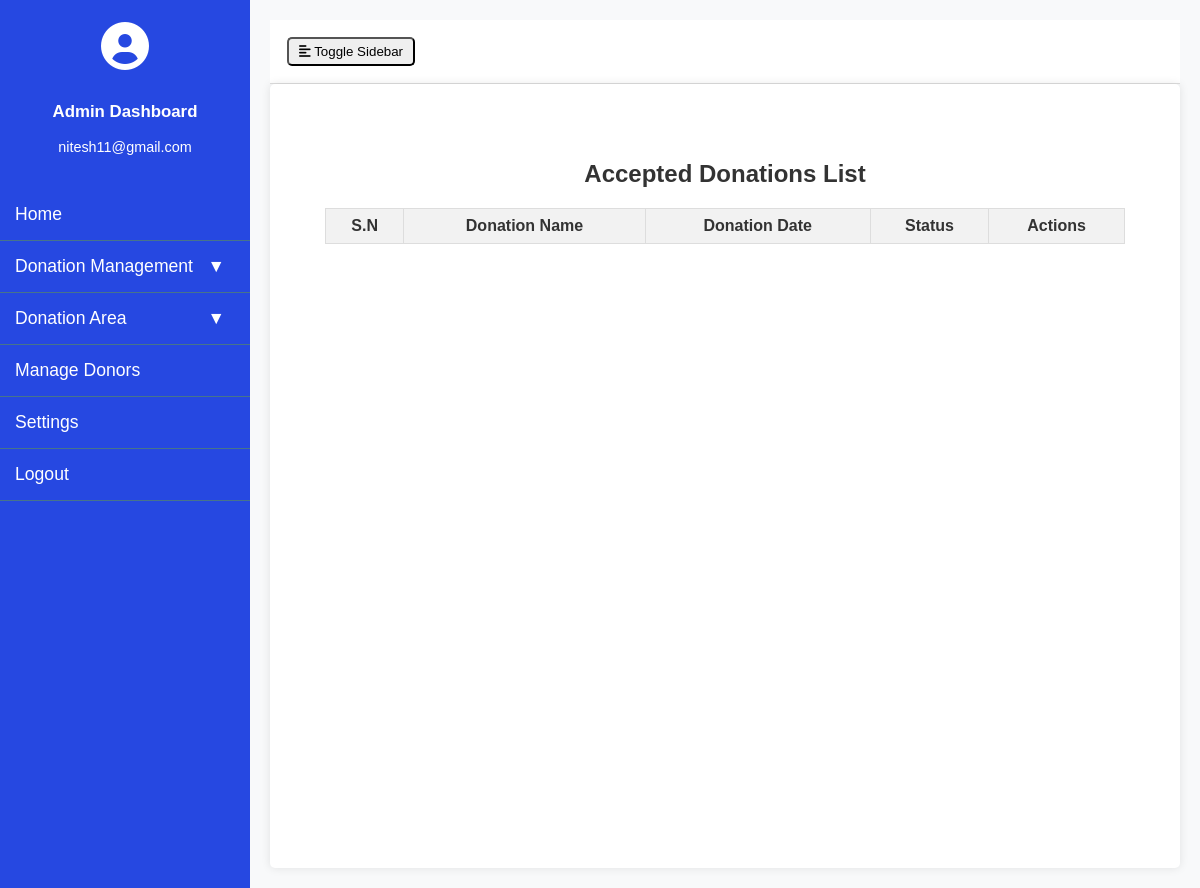
The page /accepted_donations/ (signed in) on the database as committed earlier.
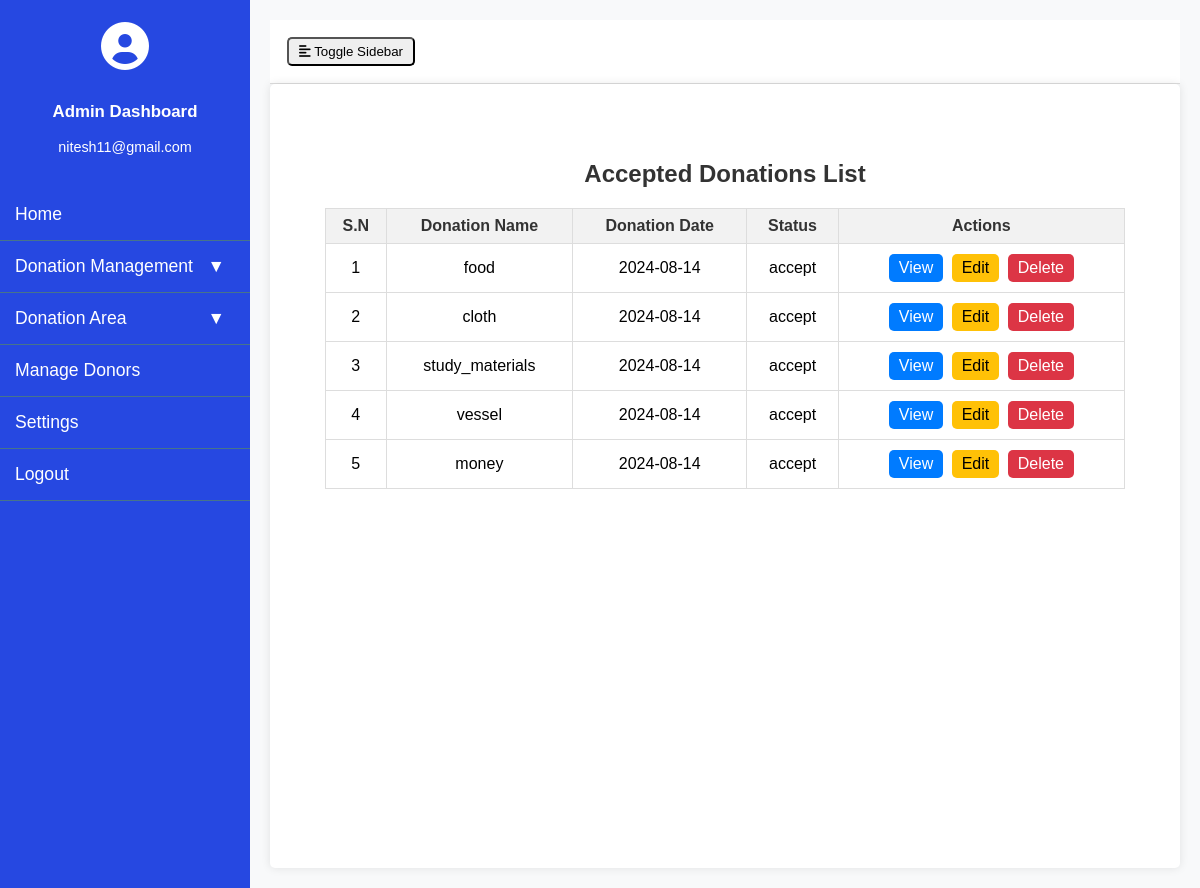
The same page on the database as committed later.
### donor_management/models.py (models this page shows, shortened)
class Donation(models.Model):
    STATUS_CHOICES = [
        ('success', 'Success'),
        ('pending', 'Pending'),
        ('failed', 'Failed')
    ]
    donor = models.ForeignKey(Donor, on_delete=models.CASCADE)
    donation_name = models.CharField(max_length=300, null=True)
    donation_pic = models.FileField(null=True)
    collection_loc = models.CharField(max_length=300, null=True)
    description = models.CharField(max_length=500, null=True)
    status = models.CharField(max_length=20, choices=STATUS_CHOICES, default='pending')
    admin_remarks = models.CharField(max_length=500, null=True)
    volunteer = models.ForeignKey(Volunteer, on_delete=models.CASCADE, null=True)
    volunteer_remarks = models.CharField(max_length=500, null=True)
    donation_area = models.ForeignKey(DonationArea, on_delete=models.CASCADE, null=True)
    donation_date = models.DateTimeField(auto_now_add=True)
    created_at = models.DateTimeField(auto_now_add=True)
    updated_at = models.DateTimeField(auto_now=True)

### Charity_Project/views.py (the view)
# urls.py: path('accepted_donations/', accepted_donations, name='accepted_donations'),
def accepted_donations(request):
    if not request.user.is_authenticated:
        return redirect('admin_login')
    donations = Donation.objects.filter(status='accept')
    return render(request, 'accepted_donations.html',  locals())

### Charity_Project/templates/accepted_donations.html (shortened to what this page needs)
{% extends 'admin_base.html' %}
{% block content %}
<div class="donation-history-container">
    <h1>Accepted Donations List</h1>
    <table class="donation-history-table" id="example">
        <thead>
            <tr>
                <th>S.N</th>
                <th>Donation Name</th>
                <th>Donation Date</th>
                <th>Status</th>
                <th>Actions</th>
            </tr>
        </thead>
        <tbody>
            {% for donation in donations %}
            <tr>
                <td>{{ forloop.counter }}</td>
                <td>{{ donation.donation_name }}</td>
                <td>{{ donation.created_at|date:"Y-m-d" }}</td>
                <td>{{ donation.status }}</td>
                <td>
                    <a href="{% url 'view_donation' pid=donation.id %}" class="btn btn-primary">View</a>
                    <a href="" class="btn btn-warning">Edit</a>
                    <a href="" class="btn btn-danger" onclick="return confirm('Are you sure you want to delete this donation?');">Delete</a>
                </td>
            </tr>
            {% endfor %}
        </tbody>
    </table>
</div>
{% endblock %}

Rows that differ between the two databases and show on the page:
now on this page (row edited): Donation: donation_name "food", created_at "2024-08-14", status "accept"
now on this page (row edited): Donation: donation_name "cloth", created_at "2024-08-14", status "accept"
now on this page (row edited): Donation: donation_name "study_materials", created_at "2024-08-14", status "accept"
now on this page (row edited): Donation: donation_name "vessel", created_at "2024-08-14", status "accept"
now on this page (row edited): Donation: donation_name "money", created_at "2024-08-14", status "accept"
